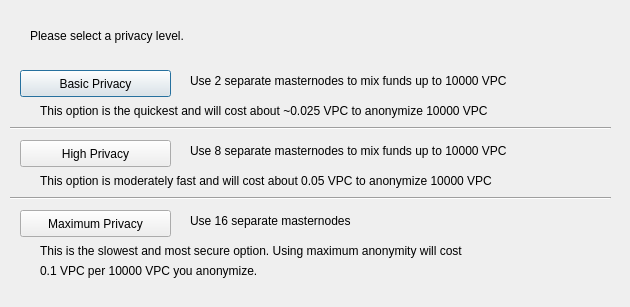
<?xml version="1.0" encoding="UTF-8"?>
<ui version="4.0">
 <class>ObfuscationConfig</class>
 <widget class="QDialog" name="ObfuscationConfig">
  <property name="geometry">
   <rect>
    <x>0</x>
    <y>0</y>
    <width>630</width>
    <height>307</height>
   </rect>
  </property>
  <property name="windowTitle">
   <string>Configure Obfuscation</string>
  </property>
  <widget class="QPushButton" name="buttonBasic">
   <property name="geometry">
    <rect>
     <x>20</x>
     <y>70</y>
     <width>151</width>
     <height>27</height>
    </rect>
   </property>
   <property name="text">
    <string>Basic Privacy</string>
   </property>
  </widget>
  <widget class="QPushButton" name="buttonHigh">
   <property name="geometry">
    <rect>
     <x>20</x>
     <y>140</y>
     <width>151</width>
     <height>27</height>
    </rect>
   </property>
   <property name="text">
    <string>High Privacy</string>
   </property>
  </widget>
  <widget class="QPushButton" name="buttonMax">
   <property name="geometry">
    <rect>
     <x>20</x>
     <y>210</y>
     <width>151</width>
     <height>27</height>
    </rect>
   </property>
   <property name="text">
    <string>Maximum Privacy</string>
   </property>
  </widget>
  <widget class="QLabel" name="label">
   <property name="geometry">
    <rect>
     <x>30</x>
     <y>20</y>
     <width>571</width>
     <height>31</height>
    </rect>
   </property>
   <property name="text">
    <string>Please select a privacy level.</string>
   </property>
  </widget>
  <widget class="QLabel" name="label_2">
   <property name="geometry">
    <rect>
     <x>190</x>
     <y>70</y>
     <width>421</width>
     <height>21</height>
    </rect>
   </property>
   <property name="text">
    <string>Use 2 separate masternodes to mix funds up to 10000 VPC</string>
   </property>
  </widget>
  <widget class="QLabel" name="label_3">
   <property name="geometry">
    <rect>
     <x>190</x>
     <y>140</y>
     <width>411</width>
     <height>21</height>
    </rect>
   </property>
   <property name="text">
    <string>Use 8 separate masternodes to mix funds up to 10000 VPC</string>
   </property>
  </widget>
  <widget class="QLabel" name="label_4">
   <property name="geometry">
    <rect>
     <x>190</x>
     <y>210</y>
     <width>421</width>
     <height>21</height>
    </rect>
   </property>
   <property name="text">
    <string>Use 16 separate masternodes</string>
   </property>
  </widget>
  <widget class="QLabel" name="label_6">
   <property name="geometry">
    <rect>
     <x>40</x>
     <y>100</y>
     <width>561</width>
     <height>21</height>
    </rect>
   </property>
   <property name="text">
    <string>This option is the quickest and will cost about ~0.025 VPC to anonymize 10000 VPC</string>
   </property>
  </widget>
  <widget class="QLabel" name="label_7">
   <property name="geometry">
    <rect>
     <x>40</x>
     <y>170</y>
     <width>561</width>
     <height>21</height>
    </rect>
   </property>
   <property name="text">
    <string>This option is moderately fast and will cost about 0.05 VPC to anonymize 10000 VPC</string>
   </property>
  </widget>
  <widget class="QLabel" name="label_8">
   <property name="geometry">
    <rect>
     <x>40</x>
     <y>240</y>
     <width>561</width>
     <height>21</height>
    </rect>
   </property>
   <property name="text">
    <string>This is the slowest and most secure option. Using maximum anonymity will cost</string>
   </property>
  </widget>
  <widget class="QLabel" name="label_9">
   <property name="geometry">
    <rect>
     <x>40</x>
     <y>260</y>
     <width>561</width>
     <height>21</height>
    </rect>
   </property>
   <property name="text">
    <string>0.1 VPC per 10000 VPC you anonymize.</string>
   </property>
  </widget>
  <widget class="Line" name="line">
   <property name="geometry">
    <rect>
     <x>10</x>
     <y>120</y>
     <width>601</width>
     <height>16</height>
    </rect>
   </property>
   <property name="orientation">
    <enum>Qt::Horizontal</enum>
   </property>
  </widget>
  <widget class="Line" name="line_2">
   <property name="geometry">
    <rect>
     <x>10</x>
     <y>190</y>
     <width>601</width>
     <height>16</height>
    </rect>
   </property>
   <property name="orientation">
    <enum>Qt::Horizontal</enum>
   </property>
  </widget>
 </widget>
 <resources/>
 <connections/>
</ui>
